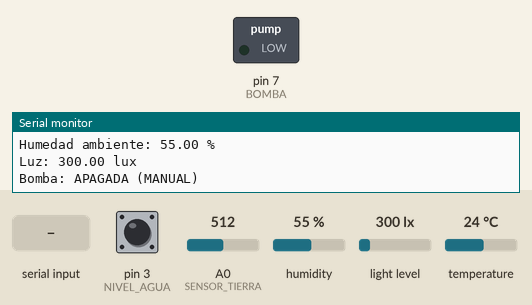
Simulated run of this sketch. Board: Arduino Uno, built with avr-gcc and run on an emulated ATmega328P. Shown: switched loads named in the sketch (green lamp = pin HIGH), the last lines printed to the serial monitor. Wiring (inferred from the names in the program): BH1750 light sensor at I2C address 0x23. The inputs (shaded band) are chosen by the test bench; at power-on: pin 3 (NIVEL_AGUA) HIGH, A0 (SENSOR_TIERRA) = 512, humidity 55 %, light level 300 lx, temperature 24 °C.

Above: at 2.4 s.
2.5 s: "1" received over Serial
At 4.3 s:
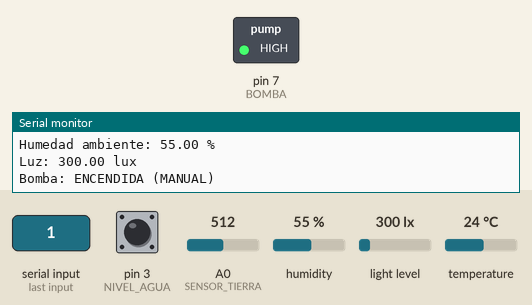
7.3 s: "0" received over Serial
At 9.0 s:
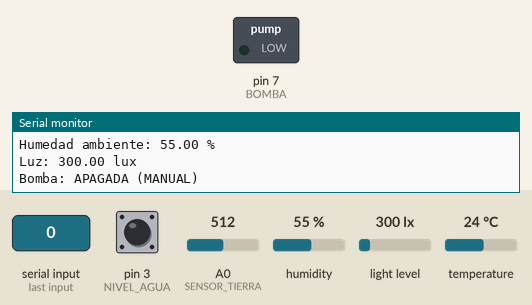
Timing chart, 0 to 10.5 s (numbered marks = the images above; inputs shaded):
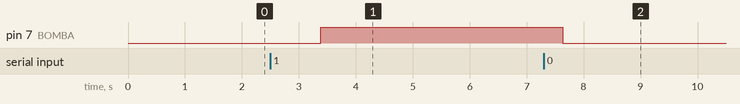

The sketch:

modo_manual.ino
```cpp
/*
 * modo_manual.ino - Smart Plant Bot
 *
 * Sketch de prueba de hardware: NO riega solo. La bomba se enciende y
 * se apaga a mano desde el Monitor Serial (1 = encender, 0 = apagar),
 * mientras el sketch imprime todos los sensores cada 2 segundos.
 *
 * Sirve para verificar el armado antes de cargar el firmware
 * automatico: comprobar que el MOSFET conmuta, que el flotador cambia
 * de estado, que el DHT22 responde y que el BH1750 entrega lux.
 *
 * El BH1750 se lee por I2C directo con la libreria Wire, sin la
 * libreria BH1750: solo hace falta encender el sensor (0x01), ponerlo
 * en medicion continua de alta resolucion (0x10) y leer dos bytes.
 * Asi el sketch de diagnostico no depende de que esa libreria este
 * instalada.
 *
 * Pines: los mismos del firmware (ver README).
 */

#include <Wire.h>
#include "DHT.h"

// =====================================
// PINES
// =====================================

#define DHTPIN 2
#define DHTTYPE DHT22

const int SENSOR_TIERRA = A0;
const int NIVEL_AGUA = 3;
const int BOMBA = 7;

// BH1750
#define BH1750_ADDR 0x23

DHT dht(DHTPIN, DHTTYPE);

// Estado manual de la bomba
bool bombaEncendida = false;


// =====================================
// INICIAR BH1750
// =====================================

void iniciarBH1750() {

  // Encender sensor
  Wire.beginTransmission(BH1750_ADDR);
  Wire.write(0x01);
  Wire.endTransmission();

  delay(10);

  // Medicion continua
  Wire.beginTransmission(BH1750_ADDR);
  Wire.write(0x10);
  Wire.endTransmission();

  delay(200);
}


// =====================================
// LEER BH1750
// =====================================

float leerLuz() {

  Wire.requestFrom(BH1750_ADDR, 2);

  if (Wire.available() == 2) {

    unsigned int valor = Wire.read();

    valor = valor << 8;
    valor |= Wire.read();

    return valor / 1.2;
  }

  return -1;
}


// =====================================
// SETUP
// =====================================

void setup() {

  Serial.begin(9600);

  pinMode(NIVEL_AGUA, INPUT_PULLUP);
  pinMode(BOMBA, OUTPUT);

  // Siempre inicia apagada
  digitalWrite(BOMBA, LOW);

  dht.begin();

  Wire.begin();

  iniciarBH1750();

  Serial.println("================================");
  Serial.println("SISTEMA DE RIEGO - MODO MANUAL");
  Serial.println("================================");

  Serial.println("1 = ENCENDER BOMBA");
  Serial.println("0 = APAGAR BOMBA");

  delay(1000);
}


// =====================================
// LOOP
// =====================================

void loop() {

  // =====================================
  // CONTROL MANUAL DE LA BOMBA
  // =====================================

  if (Serial.available() > 0) {

    char comando = Serial.read();

    if (comando == '1') {

      bombaEncendida = true;

      digitalWrite(BOMBA, HIGH);

      Serial.println();
      Serial.println(">>> BOMBA ENCENDIDA MANUALMENTE <<<");
    }

    else if (comando == '0') {

      bombaEncendida = false;

      digitalWrite(BOMBA, LOW);

      Serial.println();
      Serial.println(">>> BOMBA APAGADA MANUALMENTE <<<");
    }
  }


  // =====================================
  // LEER SENSORES
  // =====================================

  int tierra = analogRead(SENSOR_TIERRA);

  int nivelAgua = digitalRead(NIVEL_AGUA);

  float temperatura = dht.readTemperature();

  float humedadAmbiente = dht.readHumidity();

  float luz = leerLuz();


  // =====================================
  // MOSTRAR INFORMACION
  // =====================================

  Serial.println("-------------------------");

  // TIERRA
  Serial.print("Humedad tierra: ");
  Serial.println(tierra);


  // NIVEL DE AGUA
  Serial.print("Nivel de agua: ");
  Serial.println(nivelAgua);


  // DHT22
  if (!isnan(temperatura) && !isnan(humedadAmbiente)) {

    Serial.print("Temperatura: ");
    Serial.print(temperatura);
    Serial.println(" C");

    Serial.print("Humedad ambiente: ");
    Serial.print(humedadAmbiente);
    Serial.println(" %");

  } else {

    Serial.println("DHT22: lectura perdida");
  }


  // SENSOR DE LUZ
  if (luz >= 0) {

    Serial.print("Luz: ");
    Serial.print(luz);
    Serial.println(" lux");

  } else {

    Serial.println("BH1750: error de lectura");
  }


  // ESTADO BOMBA
  Serial.print("Bomba: ");

  if (bombaEncendida) {

    Serial.println("ENCENDIDA (MANUAL)");

  } else {

    Serial.println("APAGADA (MANUAL)");
  }


  // INFORMACION DEL NIVEL
  if (nivelAgua == 0) {

    Serial.println("AVISO: Nivel de agua bajo");
  }


  delay(2000);
}
```

Measured:
- after the input at 2.5 s, pin 7 (BOMBA): LOW → HIGH after 0.89 s
- after the input at 7.3 s, pin 7 (BOMBA): HIGH → LOW after 0.33 s
